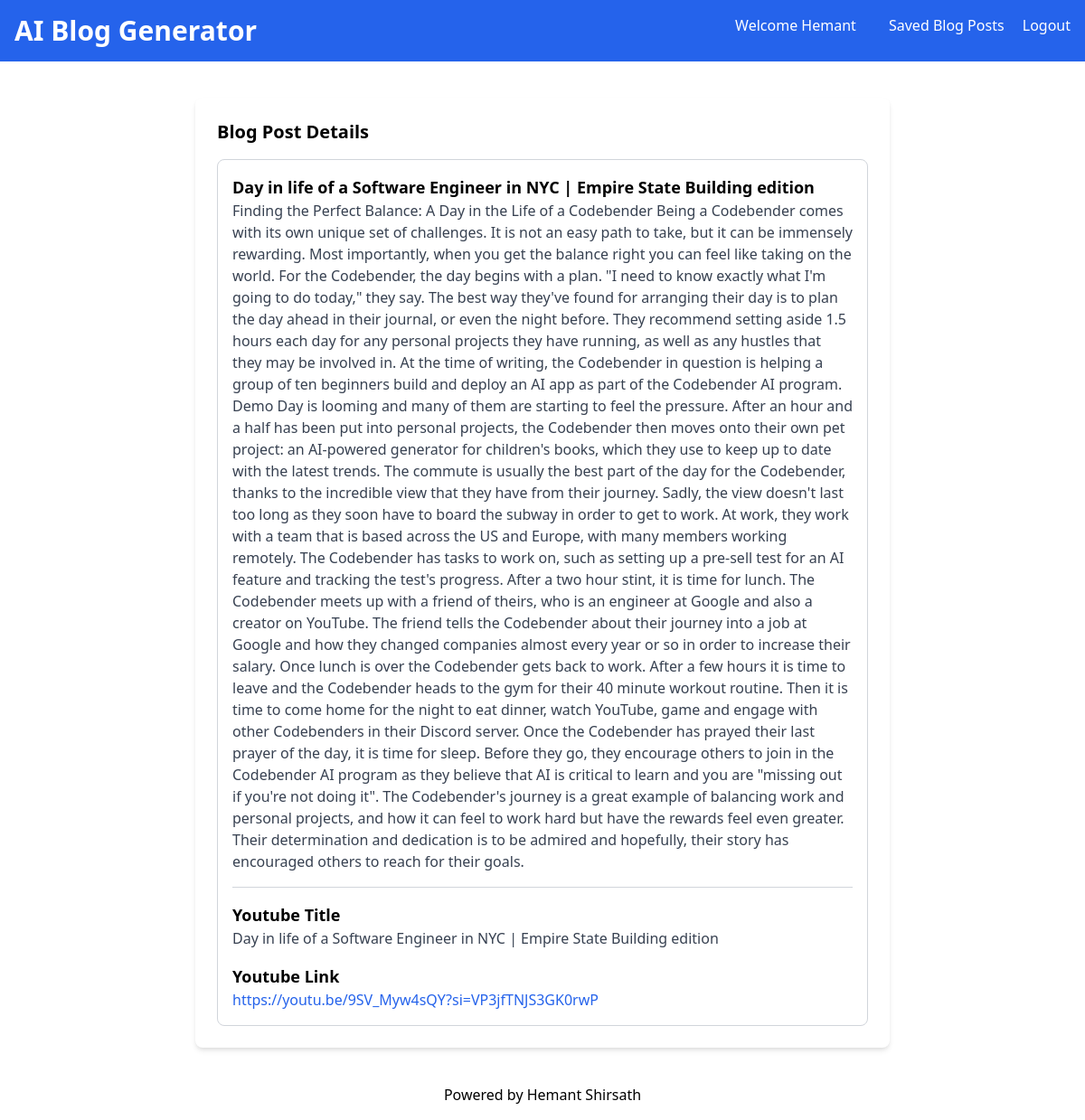
The page /blog-details/1/ (signed in) on the database its author committed.
### blog_generator/models.py (models this page shows, shortened)
class BlogPost(models.Model):
    user = models.ForeignKey(User, on_delete=models.CASCADE)
    youtube_title = models.CharField(max_length=300)
    youtube_link = models.URLField()
    generated_content = models.TextField()
    created_at = models.DateTimeField(auto_now_add=True)

### blog_generator/views.py (the view)
# urls.py: path('blog-details/<int:pk>/', views.blog_details, name='blog-details'),
def blog_details(request, pk):
    blog_article_detail = BlogPost.objects.get(id=pk)
    if request.user == blog_article_detail.user:
        return render(request, 'blog-details.html', {'blog_article_detail': blog_article_detail})
    else:
        return redirect('/')

### templates/blog-details.html (shortened to what this page needs)
<!DOCTYPE html>
<html lang="en">
<head>
    <link href="https://cdn.jsdelivr.net/npm/tailwindcss@2.2.19/dist/tailwind.min.css" rel="stylesheet">
</head>
<body class="bg-grat-100 font-sans antialiased">
    <nav class="bg-blue-600 p-4 text-white flex justify-between">
        <div>
            <h1 class="text-3xl font-bold">AI Blog Generator</h1>
        </div>
        <div>
            <a href="#" class="text-white hover:underline mx-4">Welcome {{ user.username }}</a>
            <a href="/blog-list" class="text-white hover:underline mx-4">Saved Blog Posts</a>
            <a href="#" class="text-white hover:underline">Logout</a>
        </div>
    </nav>
    <div class="container mx-auto mt-10 px-4 sm:px-0">
        <div class="max-w-3xl mx-auto bg-white p-6 rounded-lg shadow-md">
            <section>
                <h2 class="text-xl mb-4 font-semibold">Blog Post Details</h2>
                <div class="border border-gray-300 p-4 rounded-lg">
                    <h3 class="text-lg font-semibold">{{blog_article_detail.youtube_title}}</h3>
                    <p class="text-gray-700">{{blog_article_detail.generated_content}}</p>
                    <hr class="my-4 border-gray-300">
                    <h4 class="text-lg font-semibold">Youtube Title</h4>
                    <p class="text-gray-700">{{blog_article_detail.youtube_title}}</p>
                    <h4 class="text-lg font-semibold mt-4">Youtube Link</h4>
                    <a href="{{blog_article_detail.youtube_link}}"
                        class="text-blue-600 hover:underline">{{blog_article_detail.youtube_link}}</a>
                </div>
            </section>
        </div>
    </div>
    <footer class="text-center p-4 text-blacl mt-6">
        Powered by Hemant Shirsath
    </footer>
</body>
</html>

### rows shown on the page
BlogPost: youtube_title "Day in life of a Software Engineer in NYC | Empire State Building edition", generated_content "Finding the Perfect Balance: A Day in the Life of a Codebender Being a Codebender comes with its own unique set of challenges. It is not an easy path to take, but it can be immensely rewarding. Most importantly, when you get the balance right you can feel like taking on the world. For the Codebender, the day begins with a plan. \"I need to know exactly what I'm going to do today,\" they say. The best way they've found for arranging their day is to plan the day ahead in their journal, or even the night before. They recommend setting aside 1.5 hours each day for any personal projects they have running, as well as any hustles that they may be involved in. At the time of writing, the Codebender…", youtube_link "https://youtu.be/9SV_Myw4sQY?si=VP3jfTNJS3GK0rwP"

### other values the page prints
{{ user.username }} "Hemant"
